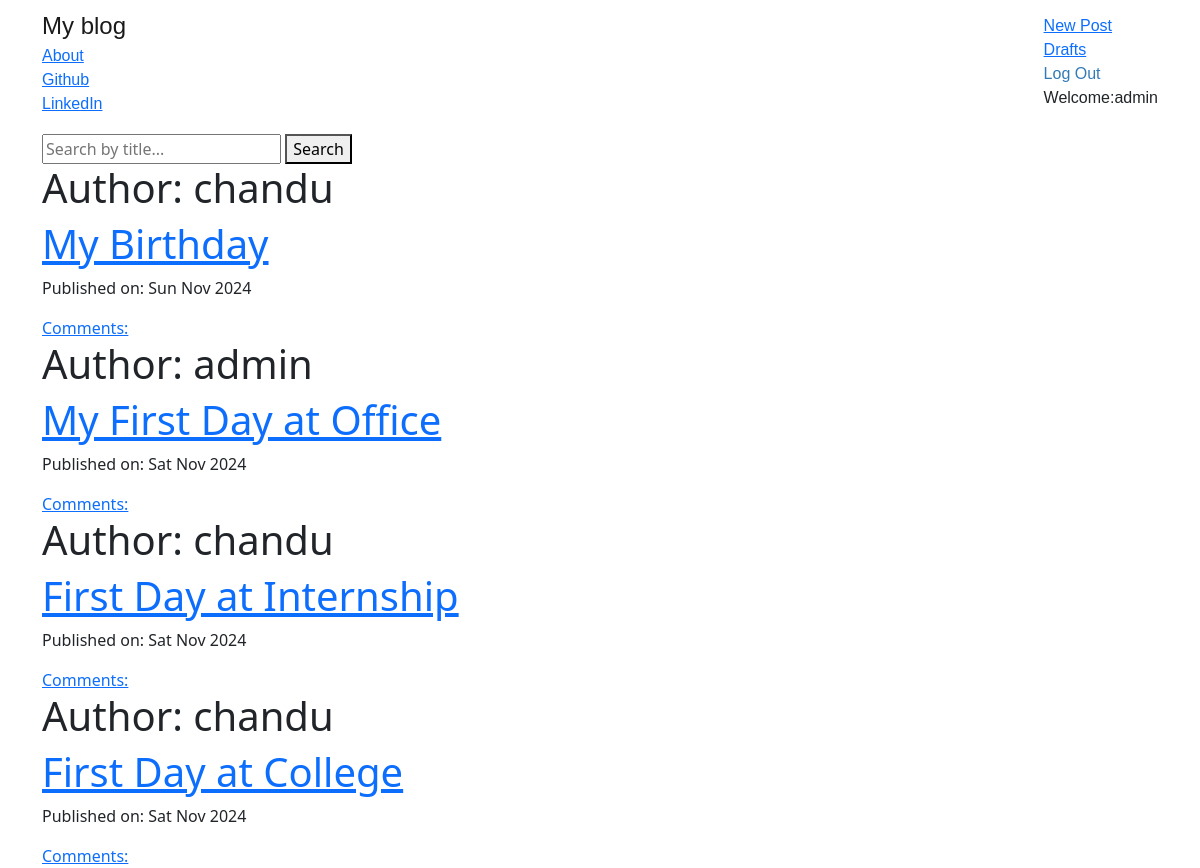
The app's page / (signed in) with its own data.
### blog/models.py (models this page shows, shortened)
class Post(models.Model):
    author=models.ForeignKey('auth.User',on_delete=models.CASCADE)
    title=models.CharField(max_length=256)
    text=models.TextField()
    created_date=models.DateTimeField(default=timezone.now())
    published_date=models.DateTimeField(blank=True,null=True)

### blog/views.py (the view)
# urls.py: path('', Post_List_View.as_view(template_name='blog/post_list.html'), name='post_list'),
class Post_List_View(ListView):
    model = Post
    template_name = "blog/post_list.html"  # Explicitly specify the template (optional)
    def get_queryset(self):
        query = self.request.GET.get('q')  # Get the search query from the URL parameters
        queryset = Post.objects.filter(published_date__lte=timezone.now()).order_by('-published_date')
        if query:
            queryset = queryset.filter(Q(title__icontains=query))  # Filter by title
        return queryset

### blog/templates/blog/post_list.html
{% extends "blog/base.html" %}
{% block content %}
<div class="centerstage">
    <form method="get" action="">
        <input type="text" name="q" placeholder="Search by title..." value="{{ request.GET.q }}">
        <button type="submit">Search</button>
    </form>
    {% for post in post_list %}
    <div class="post">
        <h1>Author: {{ post.author }}</h1>
        <h1><a href="{% url 'post_detail' pk=post.pk %}">{{ post.title }}</a></h1>
        <div class="date">
            <p>Published on: {{ post.published_date|date:"D M Y" }}</p>
        </div>
        <a href="{% url 'post_detail' pk=post.pk %}">Comments: {{ post.approved_comments.count }}</a>
    </div>
    {% empty %}
    <p>No posts found matching your search.</p>
    {% endfor %}
</div>
{% endblock %}

### blog/templates/blog/base.html (shortened to what this page needs)
<!DOCTYPE html>
{% load static %}
<html lang="en">
<head>
<link href="https://cdn.jsdelivr.net/npm/bootstrap@5.2.0/dist/css/bootstrap.min.css" rel="stylesheet">
    <link rel="stylesheet" href="//cdn.jsdelivr.net/medium-editor/latest/css/medium-editor.min.css" type="text/css" media="screen" charset="utf-8">
    <link rel="stylesheet" href="{%static 'css/blog.css'%}">
</head>
<body>
    <nav class="navbar navbar-default techfont custom-navbar">
        <div class="container">
            <ul class="nav navbar-nav">
            <li><a class="navbar-brand bigbrand" href="{%url 'post_list'%}">My blog</a></li>
            <li><a href="{%url 'about'%}">About</a></li>
            <li><a href="https://www.github.com">Github</a></li>
            <li><a href="https://www.linked.in">LinkedIn</a></li>
        </ul>
        <ul class="nav navbar-nav navbar-right">
            {%if user.is_authenticated%}
            <li>
                <a href="{%url 'post_new'%}">New Post</a>
            </li>
            <li>
                <a href="{%url 'post_draft_list'%}">Drafts</a>
            </li>
            <form action="{% url 'logout' %}" method="post" style="display:inline;">
                <button type="submit" class="btn btn-link" style="padding: 0; border: none; background: none; color: #337ab7; text-decoration: none;">Log Out</button>
            </form>
            <li>
                <a >Welcome:{{user.username}}</a>
            </li>
            {%else%}
            <li><a class="nav navbar-right" href="{%url 'login'%}"><i class="bi bi-box-arrow-in-left"></i></a></li>
            {%endif%}
        </ul>
            </div>
    </nav>
    <div class="content container">
        <div class="row">
            <div class="col-md-8">
                <div class="blog_posts">
                    {%block content%}
                    {%endblock%}
                </div>
            </div>
        </div>
    </div>
</body>
</html>

### blog/static/css/blog.css (style rules this page uses)
.techfont { font-family: 'Russo One',sans-serif; font-size: 1.5 em; margin-bottom: 10px; }
.bigbrand { font-size: 1.5em; }
.centerstage { margin-left: auto; margin-right:auto; }

### records on screen
Post: author "chandu", title "My Birthday", published_date "Sun Nov 2024"
Post: author "admin", title "My First Day at Office", published_date "Sat Nov 2024"
Post: author "chandu", title "First Day at Internship", published_date "Sat Nov 2024"
Post: author "chandu", title "First Day at College", published_date "Sat Nov 2024"

### other values on screen
{{ user.username }} "admin"
